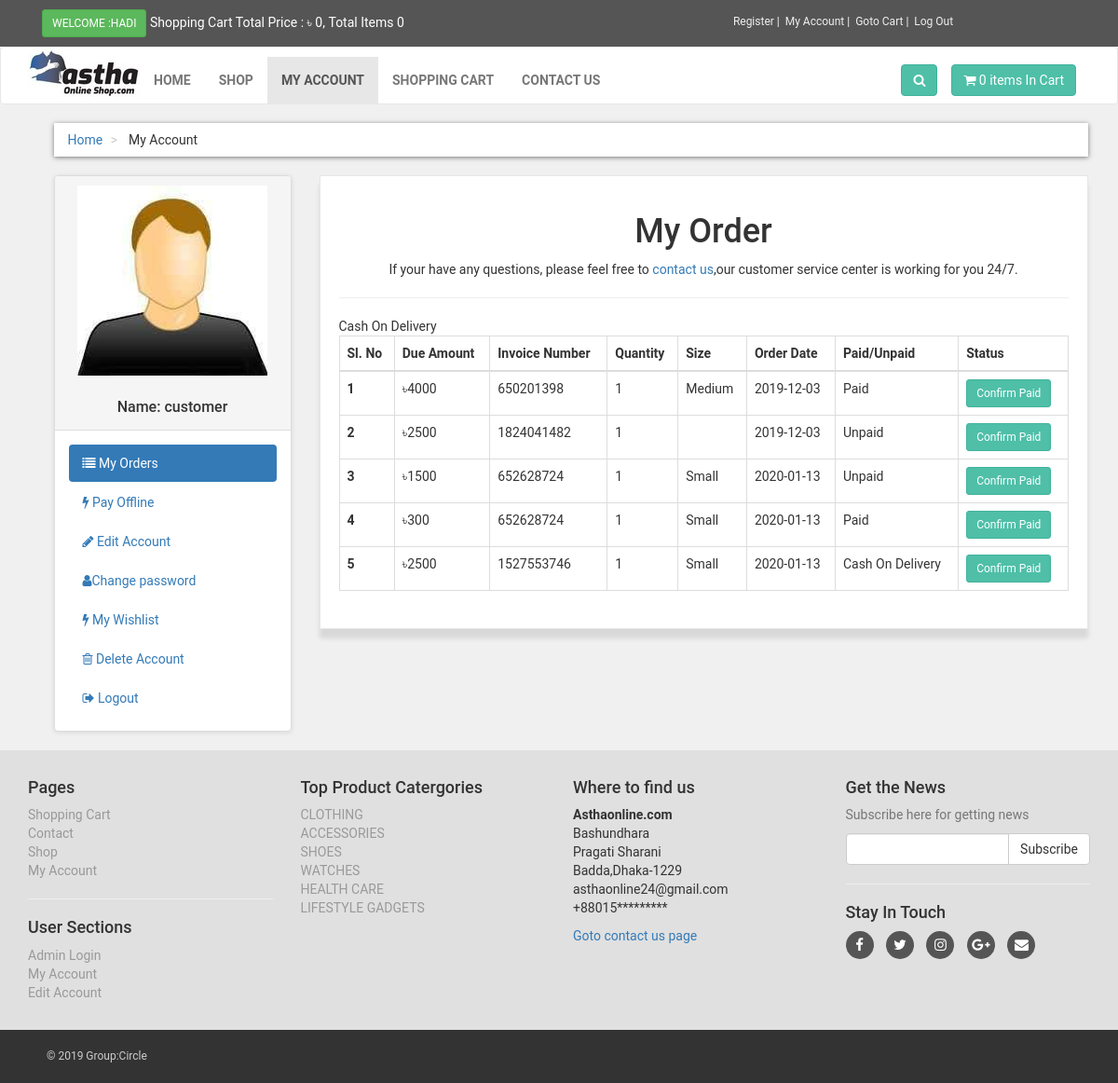
Screenshot of /customer/my_account.php?my_order (signed in) with the database file from the repository.
### tables this page shows
CREATE TABLE `customers` (
  `customer_id` int(10) NOT NULL,
  `customer_name` varchar(255) NOT NULL,
  `customer_email` varchar(255) NOT NULL,
  `customer_pass` varchar(255) NOT NULL,
  `customer_country` text NOT NULL,
  `customer_city` text NOT NULL,
  `customer_contact` varchar(255) NOT NULL,
  `customer_address` text NOT NULL,
  `customer_image` text NOT NULL,
  `customer_ip` varchar(255) NOT NULL
);

CREATE TABLE `customer_orders` (
  `order_id` int(10) NOT NULL,
  `customer_id` int(10) NOT NULL,
  `due_amount` int(100) NOT NULL,
  `invoice_no` int(100) NOT NULL,
  `qty` int(10) NOT NULL,
  `size` text NOT NULL,
  `order_date` date NOT NULL,
  `order_status` text NOT NULL
);

CREATE TABLE `product_categories` (
  `p_cat_id` int(10) NOT NULL,
  `p_cat_title` text NOT NULL,
  `p_cat_desc` text NOT NULL
);

### customer/my_order.php (the view)
<div class="box">
<center>
	<h1 >
		My Order
	</h1>
	<p>If your have any questions, please feel free to <a href="../contactus.php"> contact us</a>,our customer service center is working for you 24/7.</p>
</center>
<hr>
<div class="table-responsive">
	<table class="table table-bordered table-hover">
		<thead>
			<tr>
				<th>Sl. No</th>
				<th>Due Amount</th>
				<th>Invoice Number</th>
				<th>Quantity</th>
				<th>Size</th>
				<th>Order Date</th>
				<th>Paid/Unpaid</th>
				<th>Status</th>
			</tr>
		</thead>
		<tbody>
			  <?php
            $customer_session = $_SESSION['customer_email'];
            $get_customer = "select * from customers where customer_email='$customer_session'";
            $run_customer = mysqli_query($con,$get_customer);
            $row_customer = mysqli_fetch_array($run_customer);
            $customer_id = $row_customer['customer_id'];
            $get_orders = "select * from customer_orders where customer_id='$customer_id'";
            $run_orders = mysqli_query($con,$get_orders);
            $i = 0;
            while($row_orders = mysqli_fetch_array($run_orders)){
                $order_id = $row_orders['order_id'];
                $due_amount = $row_orders['due_amount'];
                $invoice_no = $row_orders['invoice_no'];
                $qty = $row_orders['qty'];
                $size = $row_orders['size'];
                $order_date = substr($row_orders['order_date'],0,11);
                $order_status = $row_orders['order_status'];
                $i++;
                if($order_status=='pending'){
                    $order_status = 'Unpaid';
                }elseif ($order_status=='Cash On Delivery')
                {
                echo $order_status='Cash On Delivery';
                }
                else{
                    $order_status = 'Paid';
                }
            ?>
            <tr>
                <th> <?php echo $i; ?> </th>
                <td> ৳<?php echo $due_amount; ?> </td>
                <td> <?php echo $invoice_no; ?> </td>
                <td> <?php echo $qty; ?> </td>
                <td> <?php echo $size; ?> </td>
                <td> <?php echo $order_date; ?> </td>
                <td> <?php echo $order_status; ?> </td>
                <td>
                    <a href="confirm.php?order_id=<?php echo $order_id; ?>" target="_blank" class="btn btn-primary btn-sm"> Confirm Paid </a>
                </td>
            </tr>
            <?php } ?>
		</tbody>
	</table>
</div>
</div>

### customer/includes/sidebar.php
<div class="panel panel-default sidebar-menu">
	<div class="panel-heading">
		  <?php
        $customer_session = $_SESSION['customer_email'];
        $get_customer = "select * from customers where customer_email='$customer_session'";
        $run_customer = mysqli_query($con,$get_customer);
        $row_customer = mysqli_fetch_array($run_customer);
        $customer_image = $row_customer['customer_image'];
        $customer_name = $row_customer['customer_name'];
        if(!isset($_SESSION['customer_email'])){
        }else{
            echo "
                <center>
                    <img src='customer_images/$customer_image' class='img-responsive'>
                </center>
                <br/>
                <h3 class='panel-title' align='center'>
                    Name: $customer_name
                </h3>
            ";
        }
        ?>
	</div>
	<div class="panel-body">
		<ul class="nav nav-pills nav-stacked">
			<li class="<?php if(isset($_GET[my_order])){echo "active";}?> ">
				<a href="my_account.php?my_order"><i class="fa fa-list"></i> My Orders</a>
			</li>
			<li class="<?php if(isset($_GET[pay_offline])){echo "active";}?>">
				<a href="my_account.php?pay_offline">
					<i class="fa fa-bolt"></i> Pay Offline
				</a>
			</li>
			<li class="<?php if(isset($_GET[edit_act])){echo "active";}?>">
				<a href="my_account.php?edit_act">
					<i class="fa fa-pencil"></i> Edit Account
				</a>
			</li>
			<li class="<?php if(isset($_GET[change_pass])){echo "active";}?>">
				<a href="my_account.php?change_pass">
					<i class="fa fa-user"></i>Change password
				</a>
			</li>
			<li class="<?php if(isset($_GET[my_wishlist])){echo "active";}?>">
				<a href="my_account.php?my_wishlist">
					<i class="fa fa-bolt"></i> My Wishlist
				</a>
			</li>
			<li class="<?php if(isset($_GET[delete_ac])){echo "active";}?>">
				<a href="my_account.php?delete_ac">
					<i class="fa fa-trash-o"></i> Delete Account
				</a>
			</li>
			<li class="<?php if(isset($_GET[logout])){echo "active";}?>">
				<a href="../logout.php?logout">
					<i class="fa fa-sign-out"></i> Logout
				</a>
			</li>
		</ul>
	</div>
</div>

### customer/includes/footer.php (shortened to what this page needs)
<div id="footer">
	<div class="container">
		<div class="row">
			<div class="col-md-3 col-sm-6">
				<h4>Pages</h4>
				<ul>
					<li><a href="../cart.php">Shopping Cart</a></li>
					<li><a href="../contact.php">Contact</a></li>
					<li><a href="../shop.php">Shop</a></li>
					<li>
						<?php
              if(!isset($_SESSION['customer_email'])){
                 echo "<a href='../checkout.php'>My Account</a>";
              }else{
                 echo "<a href='my_account.php?my_order'>My Account</a>";
              }
              ?>
              </li>
				</ul>
				<hr>
				<h4>User Sections</h4>
				<ul>
					<li><?php
						if(!isset($_SESSION['admin_email'])){
                 echo "<a href='../admin_area/login.php'>Admin Login</a>";
              }else{
                 echo "<a href='../admin_area/index.php?dashboard'>Admin Profile</a>";
              }
						?>
					</li>
					<li>
						<?php
              if(!isset($_SESSION['customer_email'])){
                 echo "<a href='../checkout.php'>My Account</a>";
              }else{
                 echo "<a href='my_account.php?my_order'>My Account</a>";
              }
              ?>
					</li>
					<li>
						<?php
              if(!isset($_SESSION['customer_email'])){
                 echo "<a href='../customer_registration.php'>Register</a>";
              }else{
                 echo "<a href='my_account.php?edit_act'>Edit Account</a>";
              }
              ?>
					</li>
				</ul>
			</div>
			<div class="col-md-3 col-sm-6">
				<h4>Top Product Catergories</h4>
				<ul>
					<?php
						$get_p_cats="select * from product_categories";
						$run_p_cats=mysqli_query($con,$get_p_cats);
						while ($row_p_cat=mysqli_fetch_array($run_p_cats)) {
							$p_cat_id=$row_p_cat['p_cat_id'];
							$p_cat_title=$row_p_cat['p_cat_title'];
							echo "<li><a href='../shop.php?p_cat=$p_cat_id'> $p_cat_title</a></li>";
						}
						?>
				</ul>
			</div>
			<div class="col-md-3 col-sm-6">
				<h4>Where to find us</h4>
				<p>
					<strong>Asthaonline.com</strong>
					<br>Bashundhara
					<br>Pragati Sharani
					<br>Badda,Dhaka-1229
					<br>asthaonline24@gmail.com
					<br>+88015*********
				</p>
				<a href="../contact.php">Goto contact us page</a>
			</div>
			<div class="col-md-3 col-sm-6">
				<h4>Get the News</h4>
				<p class="text-muted">
					Subscribe here for getting news
				</p>
				<form action="" method="post">
					<div class="input-group">
						<input type="text" name="email" class="form-control">
						<span class="input-group-btn">
							<input type="submit" class="btn btn-default" value="Subscribe">
						</span>
					</div>
				</form>
				<hr>
				<h4>Stay In Touch</h4>
				<p class="social">
				<a href="#"><i class="fa fa-facebook"></i></a>
				<a href="#"><i class="fa fa-twitter"></i></a>
				<a href="#"><i class="fa fa-instagram"></i></a>
				<a href="#"><i class="fa fa-google-plus"></i></a>
				<a href="#"><i class="fa fa-envelope"></i></a>
				</p>
			</div>
		</div>
	</div>
</div>
<div id="copyright">
	<div class="container">
		<div class="col-md-6">
			<p class="pull-left">
				&copy; 2019 Group:Circle
			</p>
		</div>
	</div>
</div>

### customer/styles/style.css (style rules this page uses)
body { font-family: "Roboto","Helvetica",Arial,sans-sarif; font-size: 14px; line-height: 1.42857143; color: #333333; background-color: #f0f0f0; }
.btn-primary { color: rgb(255,255,255); background-color: rgb(79,191,168); border-color: rgb(65,179,156); }
.box { background: #fff; margin: 0 0 30px; border : solid 1px #e6e6e6; padding: 20px; box-shadow: 0 10px 5px rgba(0,0,0,0.1) }
#content .panel.sidebar-menu { box-sizing: border-box; box-shadow: 0 1px 5px rgba(0,0,0,0.1); }
#content .panel.sidebar-menu h3 { padding: 5px 0; margin: 0; }
#footer { background: #e0e0e0; padding: 20px 0; }
#footer ul { padding-left: 0; list-style: none; }
#footer ul a { color: #999999; padding: 20px 0; }
#footer .social { text-align: left; }
#footer .social a { margin: 0 10px 0 0; color: #fff; display: inline-block; width: 30px; height: 30px; border-radius: 15px; line-height: 30px; font-size: 15px; text-align: center; transform: all 0.2s ease-out; vertical-align: bottom; background-color: #555555; }
#copyright { background: #333; color: #ccc; padding: 20px; font-size: 12px; }
#copyright p { margin: 0; }

### rows the page displays
customers: customer_image (picture), customer_name "customer"
customer_orders: due_amount "4000", invoice_no "650201398", qty "1", size "Medium", order_date "2019-12-03", order_status "Paid"
customer_orders: due_amount "2500", invoice_no "1824041482", qty "1", order_date "2019-12-03", order_status "Unpaid"
customer_orders: due_amount "1500", invoice_no "652628724", qty "1", size "Small", order_date "2020-01-13", order_status "Unpaid"
customer_orders: due_amount "300", invoice_no "652628724", qty "1", size "Small", order_date "2020-01-13", order_status "Paid"
customer_orders: due_amount "2500", invoice_no "1527553746", qty "1", size "Small", order_date "2020-01-13", order_status "Cash On Delivery"
product_categories: p_cat_title "CLOTHING"
product_categories: p_cat_title "ACCESSORIES"
product_categories: p_cat_title "SHOES"
product_categories: p_cat_title "WATCHES"
product_categories: p_cat_title "HEALTH CARE"
product_categories: p_cat_title "LIFESTYLE GADGETS"

### other values shown
$_SESSION['customer_email'] "HADI"
$total "0"
$count "0 0"
